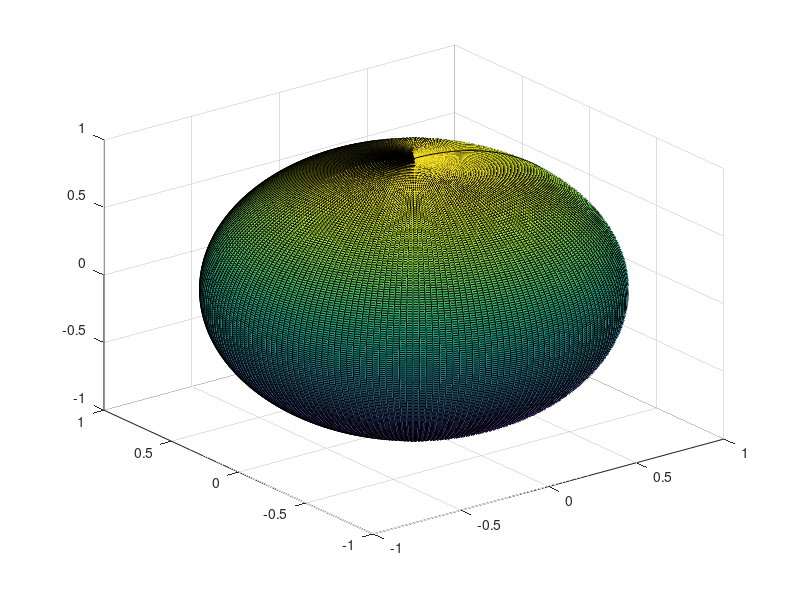

Reproduce this figure in MATLAB.
function [ output_args ] = add_inter_sphere( )
%Paints a black sphere where the radius is 0.97
[X,Y,Z] = sphere(200);
X = X*.97;
Y = Y*.97;
Z = Z*.97;
surf(X,Y,Z)

end

